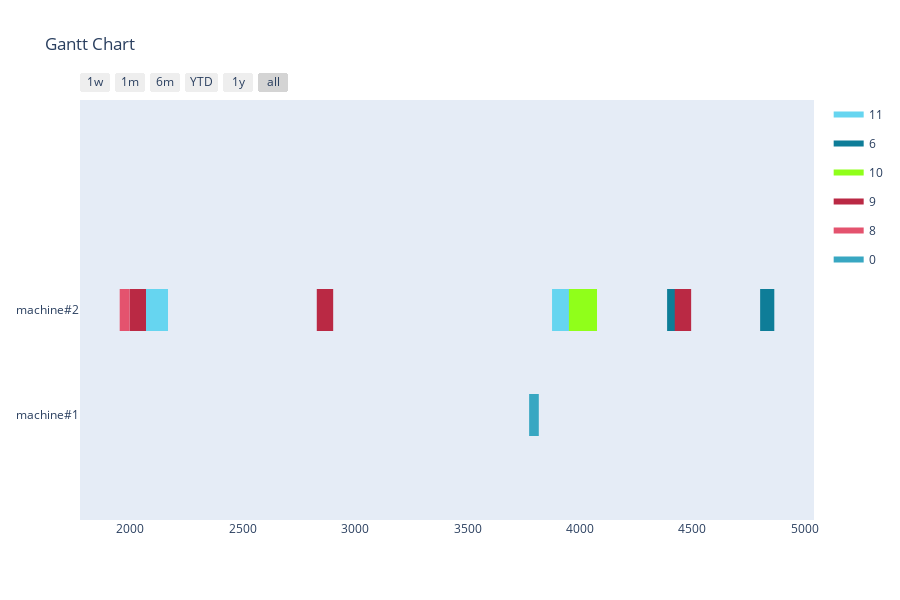

Notebook source saved alongside this figure:
### Markdown cell above
Greedy

### Code cell
agent = GreedyAgent(env)
simulator = AgentSimulator()
schedule, schedule_count = simulator.simulate(agent, orders_model)
print(f'Scheduled {schedule_count}/{len(orders_model)} Orders')
# TODO: replace static functions with functions from simulation environment
visualize_schedule(schedule)

### Figure 1 — Plotly figure (JSON) as saved in the notebook; plotly's stock layout.template omitted (floating-point values rounded to 4 significant figures)
{"data": [{"fill": "toself", "fillcolor": "rgb(102, 213, 240)", "hoverinfo": "name", "legendgroup": "rgb(102, 213, 240)", "mode": "none", "name": "11", "type": "scatter", "x": [3876, 3991, 3991, 3876, 3876, 2052, 2167, 2167, 2052], "y": [0.8, 0.8, 1.2, 1.2, null, 0.8, 0.8, 1.2, 1.2]}, {"fill": "toself", "fillcolor": "rgb(14, 125, 152)", "hoverinfo": "name", "legendgroup": "rgb(14, 125, 152)", "mode": "none", "name": "6", "type": "scatter", "x": [4802, 4865, 4865, 4802, 4802, 4388, 4451, 4451, 4388], "y": [0.8, 0.8, 1.2, 1.2, null, 0.8, 0.8, 1.2, 1.2]}, {"fill": "toself", "fillcolor": "rgb(144, 255, 26)", "hoverinfo": "name", "legendgroup": "rgb(144, 255, 26)", "mode": "none", "name": "10", "type": "scatter", "x": [3951, 4076, 4076, 3951], "y": [0.8, 0.8, 1.2, 1.2]}, {"fill": "toself", "fillcolor": "rgb(186, 41, 68)", "hoverinfo": "name", "legendgroup": "rgb(186, 41, 68)", "mode": "none", "name": "9", "type": "scatter", "x": [434, 507, 507, 434, 434, 4422, 4495, 4495, 4422, 4422, 1996, 2069, 2069, 1996, 1996, 2829, 2902, 2902, 2829], "y": [0.8, 0.8, 1.2, 1.2, null, 0.8, 0.8, 1.2, 1.2, null, 0.8, 0.8, 1.2, 1.2, null, 0.8, 0.8, 1.2, 1.2]}, {"fill": "toself", "fillcolor": "rgb(228, 83, 110)", "hoverinfo": "name", "legendgroup": "rgb(228, 83, 110)", "mode": "none", "name": "8", "type": "scatter", "x": [390, 434, 434, 390, 390, 1952, 1996, 1996, 1952], "y": [0.8, 0.8, 1.2, 1.2, null, 0.8, 0.8, 1.2, 1.2]}, {"fill": "toself", "fillcolor": "rgb(56, 167, 194)", "hoverinfo": "name", "legendgroup": "rgb(56, 167, 194)", "mode": "none", "name": "0", "type": "scatter", "x": [3774, 3817, 3817, 3774], "y": [-0.2, -0.2, 0.2, 0.2]}, {"legendgroup": "rgb(102, 213, 240)", "marker": {"color": "rgb(102, 213, 240)", "opacity": 0, "size": 1}, "mode": "markers", "name": "", "showlegend": false, "text": [null, null, null, null], "type": "scatter", "x": [3876, 3991, 2052, 2167], "y": [1, 1, 1, 1]}, {"legendgroup": "rgb(14, 125, 152)", "marker": {"color": "rgb(14, 125, 152)", "opacity": 0, "size": 1}, "mode": "markers", "name": "", "showlegend": false, "text": [null, null, null, null], "type": "scatter", "x": [4802, 4865, 4388, 4451], "y": [1, 1, 1, 1]}, {"legendgroup": "rgb(144, 255, 26)", "marker": {"color": "rgb(144, 255, 26)", "opacity": 0, "size": 1}, "mode": "markers", "name": "", "showlegend": false, "text": [null, null], "type": "scatter", "x": [3951, 4076], "y": [1, 1]}, {"legendgroup": "rgb(186, 41, 68)", "marker": {"color": "rgb(186, 41, 68)", "opacity": 0, "size": 1}, "mode": "markers", "name": "", "showlegend": false, "text": [null, null, null, null, null, null, null, null], "type": "scatter", "x": [434, 507, 4422, 4495, 1996, 2069, 2829, 2902], "y": [1, 1, 1, 1, 1, 1, 1, 1]}, {"legendgroup": "rgb(228, 83, 110)", "marker": {"color": "rgb(228, 83, 110)", "opacity": 0, "size": 1}, "mode": "markers", "name": "", "showlegend": false, "text": [null, null, null, null], "type": "scatter", "x": [390, 434, 1952, 1996], "y": [1, 1, 1, 1]}, {"legendgroup": "rgb(56, 167, 194)", "marker": {"color": "rgb(56, 167, 194)", "opacity": 0, "size": 1}, "mode": "markers", "name": "", "showlegend": false, "text": [null, null], "type": "scatter", "x": [3774, 3817], "y": [0, 0]}], "layout": {"height": 600, "hovermode": "closest", "showlegend": true, "title": {"text": "Gantt Chart"}, "xaxis": {"rangeselector": {"buttons": [{"count": 7, "label": "1w", "step": "day", "stepmode": "backward"}, {"count": 1, "label": "1m", "step": "month", "stepmode": "backward"}, {"count": 6, "label": "6m", "step": "month", "stepmode": "backward"}, {"count": 1, "label": "YTD", "step": "year", "stepmode": "todate"}, {"count": 1, "label": "1y", "step": "year", "stepmode": "backward"}, {"step": "all"}]}, "showgrid": false, "type": "date", "zeroline": false}, "yaxis": {"autorange": false, "range": [-1, 3], "showgrid": false, "ticktext": ["machine#1", "machine#2"], "tickvals": [0, 1], "zeroline": false}}}
